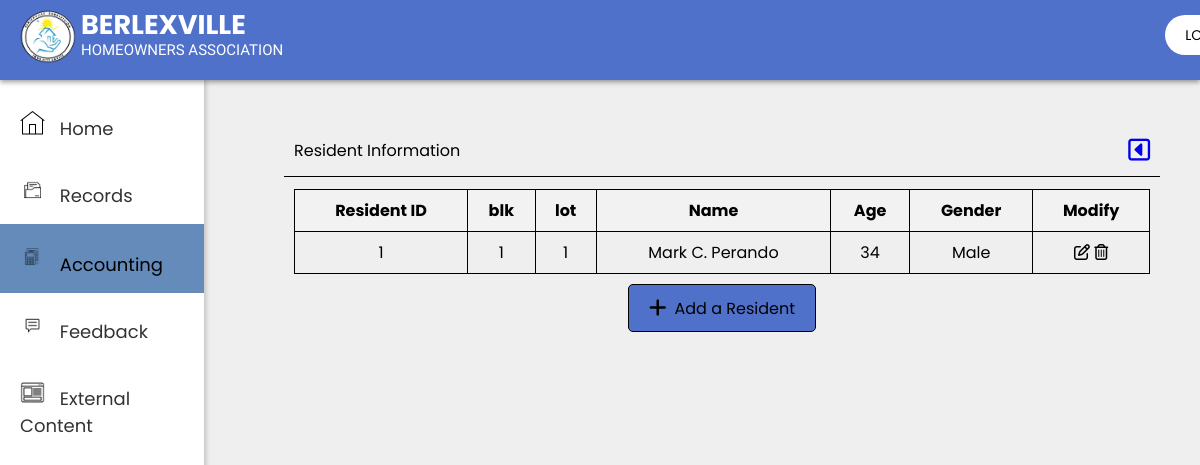
The page /admin/admin-records-resident.php on the database as committed earlier.
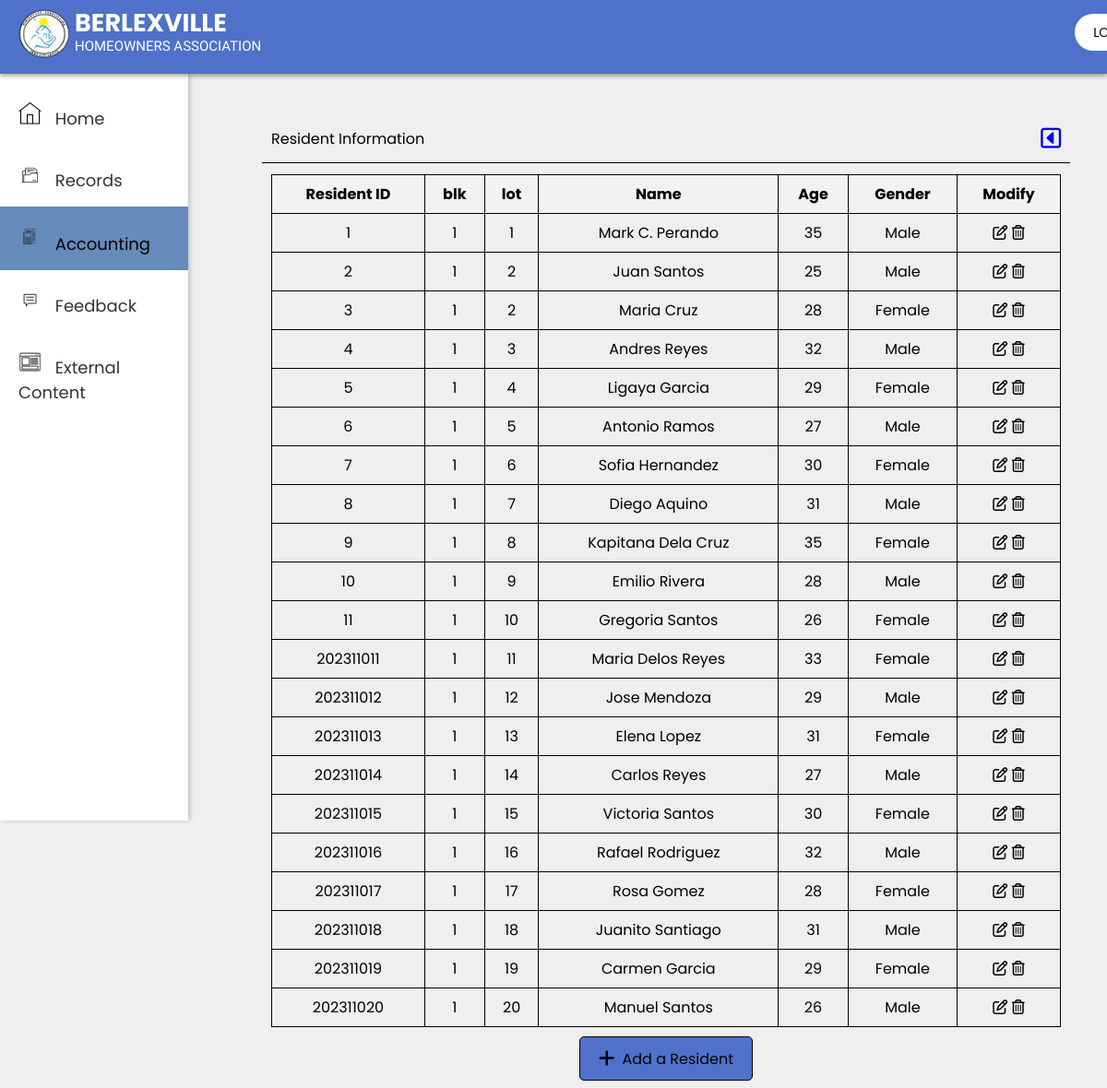
The same page on the database as committed later.
### tables this page shows
CREATE TABLE `tbl_resident` (
  `block` int(10) NOT NULL,
  `lot` int(10) NOT NULL,
  `residentID` int(11) NOT NULL,
  `name` varchar(255) NOT NULL,
  `age` int(10) NOT NULL,
  `gender` varchar(255) NOT NULL
);

### admin/admin-records-resident.php (the view, shortened to what this page needs)
<?php include 'admin-nav-sidebars.php';
include '../db_connect.php';
$users = array();
$query = "SELECT * FROM tbl_resident";
$result = mysqli_query($conn, $query);
if ($result && mysqli_num_rows($result) > 0) {
    while ($user = mysqli_fetch_assoc($result)) {
        $residentID = $user['residentID'];
        $blk = $user['block'];
        $lot = $user['lot'];
        $name = $user['name'];
        $age = $user['age'];
        $gender = $user['gender'];
        $users[] = array(
            'residentID' => $residentID,
            'blk' => $blk,
            'lot' => $lot,
            'name' => $name,
            'age' => $age,
            'gender' => $gender
        );
    }
}
?>
<!DOCTYPE html>
<html lang="en">
    <head>
        <link rel="stylesheet" href="https://cdnjs.cloudflare.com/ajax/libs/font-awesome/6.5.1/css/all.min.css" />
    </head>
    <body>
        <div class ="content-area">
        <div class="upperbox">
            <p>Resident Information</p>
            <a href="admin-records.php">
                <i class="fa-regular fa-square-caret-left"></i>
            </a>
        </div>
        <div class="middlebox">
                <table>
                    <thead>
                        <tr>
                            <th>Resident ID</th>
                            <th>blk</th>
                            <th>lot</th>
                            <th>Name</th>
                            <th>Age</th>
                            <th>Gender</th>
                            <th>Modify</th>
                        </tr>
                    </thead>
                    <tbody>
                        <?php foreach ($users as $row): ?>
                            <tr>
                                <td><?php echo $row['residentID']; ?></td>
                                <td><?php echo $row['blk']; ?></td>
                                <td><?php echo $row['lot']; ?></td>
                                <td><?php echo $row['name']; ?></td>
                                 <td><?php echo $row['age']; ?></td>
                                <td><?php echo $row['gender']; ?></td>
                                <td>
                                    <div class="modify">
                                       <i id="editIcon" onclick="openEditForm(<?php echo $row['residentID']; ?>)" data-residentID="<?php echo $row['residentID']; ?>" class="fa-regular fa-pen-to-square"></i>
                                        <i class="fa-regular fa-trash-can" onclick="deleteResident(<?php echo $row['residentID']; ?>)"></i>
                                    </div>
                                </td>
                            </tr>
                        <?php endforeach; ?>
                    </tbody>
                </table>
            </div>
            <div class="bottombox"  id="addResidentButton">
                <div class="add-button">
                    <i class="fa-solid fa-plus"></i>
                    <p>Add a Resident</p>
                </div>
             </div>
        </div>
    </body>
</html>

Rows that differ between the two databases and show on the page:
changed tbl_resident "Mark C. Perando": age "34" → "35"
added tbl_resident: residentID "2", block "1", lot "2", name "Juan Santos", age "25", gender "Male"
added tbl_resident: residentID "3", block "1", lot "2", name "Maria Cruz", age "28", gender "Female"
added tbl_resident: residentID "4", block "1", lot "3", name "Andres Reyes", age "32", gender "Male"
added tbl_resident: residentID "5", block "1", lot "4", name "Ligaya Garcia", age "29", gender "Female"
added tbl_resident: residentID "6", block "1", lot "5", name "Antonio Ramos", age "27", gender "Male"
added tbl_resident: residentID "7", block "1", lot "6", name "Sofia Hernandez", age "30", gender "Female"
added tbl_resident: residentID "8", block "1", lot "7", name "Diego Aquino", age "31", gender "Male"
added tbl_resident: residentID "9", block "1", lot "8", name "Kapitana Dela Cruz", age "35", gender "Female"
added tbl_resident: residentID "10", block "1", lot "9", name "Emilio Rivera", age "28", gender "Male"
added tbl_resident: residentID "11", block "1", lot "10", name "Gregoria Santos", age "26", gender "Female"
added tbl_resident: residentID "202311011", block "1", lot "11", name "Maria Delos Reyes", age "33", gender "Female"
added tbl_resident: residentID "202311012", block "1", lot "12", name "Jose Mendoza", age "29", gender "Male"
added tbl_resident: residentID "202311013", block "1", lot "13", name "Elena Lopez", age "31", gender "Female"
added tbl_resident: residentID "202311014", block "1", lot "14", name "Carlos Reyes", age "27", gender "Male"
added tbl_resident: residentID "202311015", block "1", lot "15", name "Victoria Santos", age "30", gender "Female"
added tbl_resident: residentID "202311016", block "1", lot "16", name "Rafael Rodriguez", age "32", gender "Male"
added tbl_resident: residentID "202311017", block "1", lot "17", name "Rosa Gomez", age "28", gender "Female"
added tbl_resident: residentID "202311018", block "1", lot "18", name "Juanito Santiago", age "31", gender "Male"
added tbl_resident: residentID "202311019", block "1", lot "19", name "Carmen Garcia", age "29", gender "Female"
added tbl_resident: residentID "202311020", block "1", lot "20", name "Manuel Santos", age "26", gender "Male"
